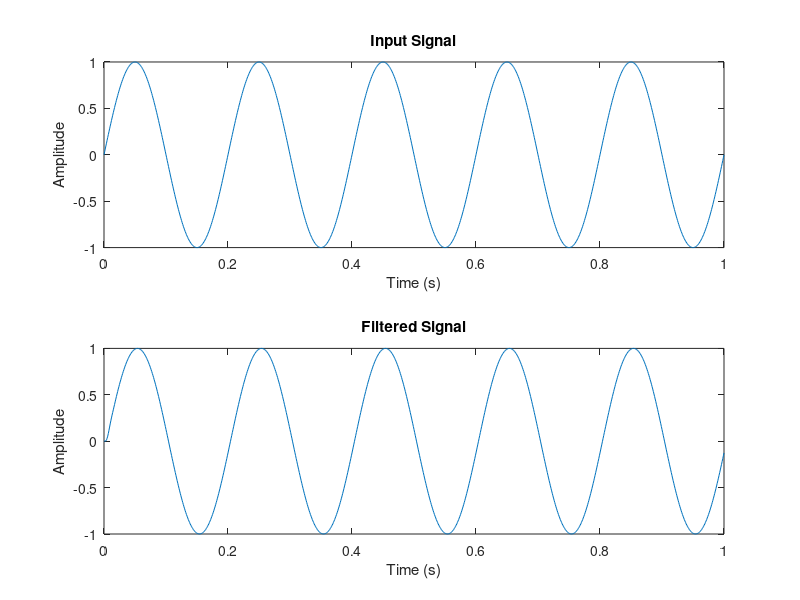
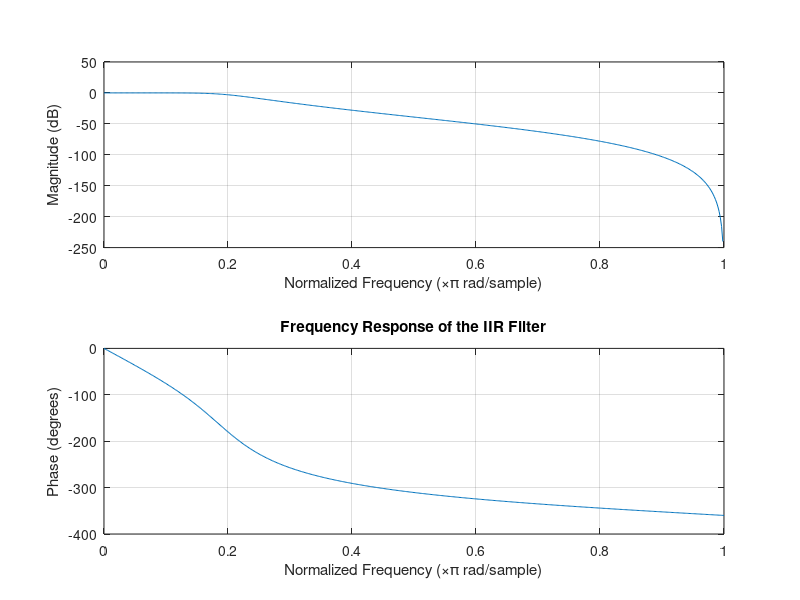

Recreate these plots in MATLAB, in order.
% IIR Filter Parameters
filterOrder = 4;            % Filter order (adjust as needed)
cutoffFrequency = 0.2;      % Cutoff frequency (normalized to Nyquist frequency)

% Create a Butterworth low-pass filter
[b, a] = butter(filterOrder, cutoffFrequency, 'low');

% Generate a test input signal (e.g., a sine wave)
fs = 1000;                  % Sampling frequency (Hz)
t = 0:1/fs:1;               % Time vector from 0 to 1 second
inputSignal = sin(2*pi*5*t); % 5 Hz sine wave

% Apply the IIR filter to the input signal
outputSignal = filter(b, a, inputSignal);

% Plot the input and filtered signals
figure;
subplot(2,1,1);
plot(t, inputSignal);
title('Input Signal');
xlabel('Time (s)');
ylabel('Amplitude');

subplot(2,1,2);
plot(t, outputSignal);
title('Filtered Signal');
xlabel('Time (s)');
ylabel('Amplitude');

% Display the frequency response of the filter
figure;
freqz(b, a);
title('Frequency Response of the IIR Filter');